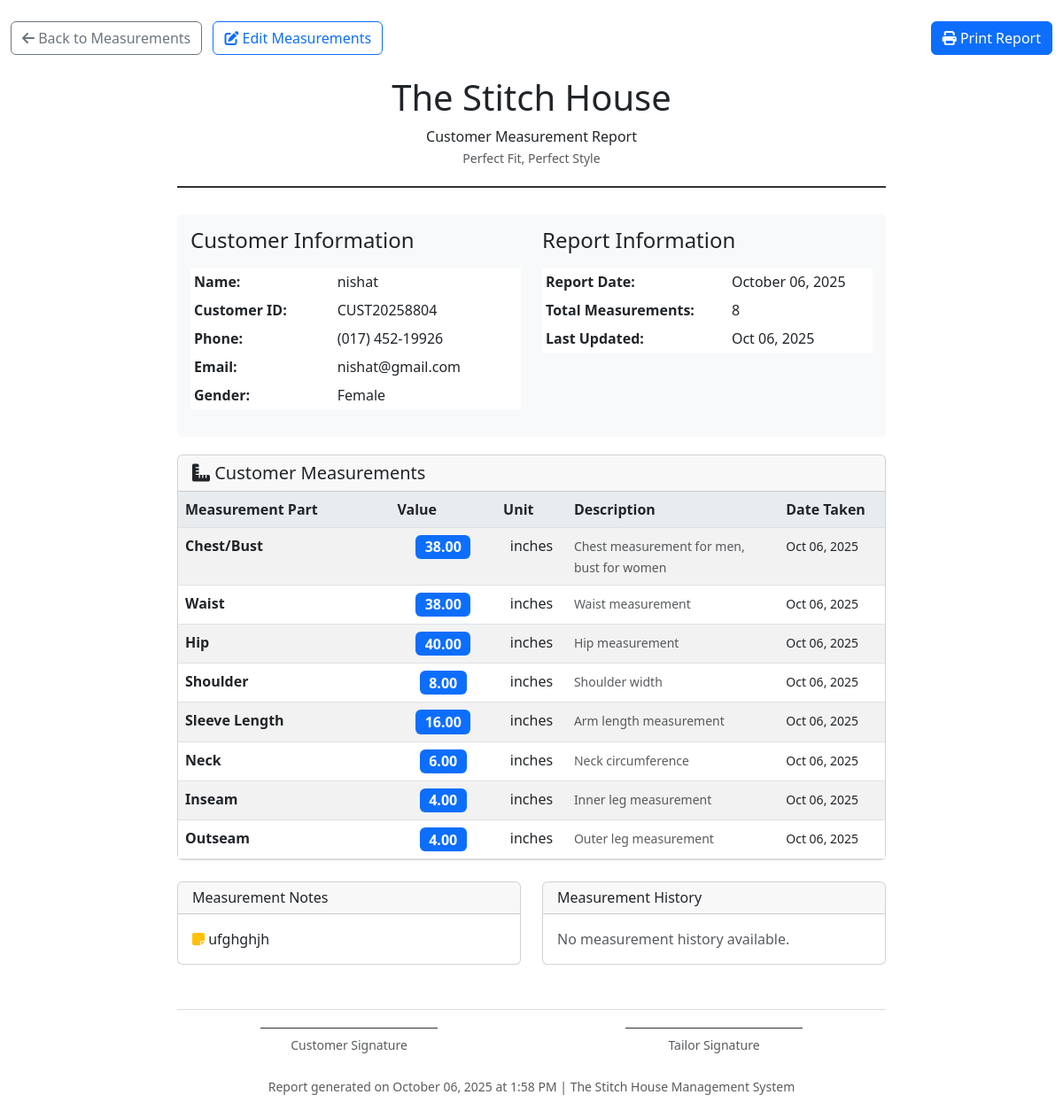
Screenshot of /admin/measurement-report.php?customer_id=3 (signed in) with the database file from the repository.
### tables this page shows
CREATE TABLE `customer` (
  `id` bigint(20) UNSIGNED NOT NULL,
  `user_id` bigint(20) UNSIGNED DEFAULT NULL,
  `fullname` varchar(255) NOT NULL,
  `address` text DEFAULT NULL,
  `phone` varchar(255) NOT NULL,
  `city` varchar(255) DEFAULT NULL,
  `email` varchar(255) DEFAULT NULL,
  `comment` text DEFAULT NULL,
  `gender` enum('Male','Female','Other') NOT NULL,
  `date_of_birth` date DEFAULT NULL,
  `emergency_contact` varchar(255) DEFAULT NULL,
  `customer_code` varchar(50) UNIQUE DEFAULT NULL,
  `status` enum('active','inactive') DEFAULT 'active',
  `created_at` timestamp NULL DEFAULT NULL,
  `updated_at` timestamp NULL DEFAULT NULL
);

CREATE TABLE `measurement` (
  `id` bigint(20) UNSIGNED NOT NULL,
  `customer_id` bigint(20) UNSIGNED NOT NULL,
  `measurement_part_id` bigint(20) UNSIGNED NOT NULL,
  `value` decimal(8,2) NOT NULL,
  `notes` text DEFAULT NULL,
  `measurement_date` date NOT NULL,
  `taken_by` bigint(20) UNSIGNED DEFAULT NULL,
  `created_at` timestamp NULL DEFAULT NULL,
  `updated_at` timestamp NULL DEFAULT NULL
);

CREATE TABLE `measurement_part` (
  `id` bigint(20) UNSIGNED NOT NULL,
  `name` varchar(255) NOT NULL,
  `description` text DEFAULT NULL,
  `gender` enum('Male','Female','Both') DEFAULT 'Both',
  `unit` varchar(20) DEFAULT 'inches',
  `image` varchar(255) DEFAULT NULL,
  `sort_order` int(11) DEFAULT 0,
  `status` enum('active','inactive') DEFAULT 'active',
  `deleted_at` timestamp NULL DEFAULT NULL,
  `created_at` timestamp NULL DEFAULT NULL,
  `updated_at` timestamp NULL DEFAULT NULL
);

### admin/includes/config.php (called while the page is built, shortened)
<?php
function formatDate($date, $format = 'M d, Y') {
    return date($format, strtotime($date));
}
?>

### admin/measurement-report.php (the view, shortened to what this page needs)
<?php
require_once 'includes/config.php';
$customer_id = isset($_GET['customer_id']) ? (int)$_GET['customer_id'] : 0;
try {
    $stmt = $mysqli->prepare("SELECT * FROM customer WHERE id = ? AND status = 'active'");
    $stmt->bind_param("i", $customer_id);
    $stmt->execute();
    $result = $stmt->get_result();
    $customer = $result->fetch_assoc();
} catch(Exception $e) {
    showError("Error fetching customer: " . $e->getMessage());
    header("Location: measurements.php");
    exit();
}
try {
    $stmt = $mysqli->prepare("
        SELECT m.*, mp.name as part_name, mp.unit, mp.description, u.name as taken_by_name
        FROM measurement m
        JOIN measurement_part mp ON m.measurement_part_id = mp.id
        LEFT JOIN users u ON m.taken_by = u.id
        WHERE m.customer_id = ?
        ORDER BY mp.sort_order, mp.name
    ");
    $stmt->bind_param("i", $customer_id);
    $stmt->execute();
    $result = $stmt->get_result();
    $measurements = [];
    while ($row = $result->fetch_assoc()) {
        $measurements[] = $row;
    }
} catch(Exception $e) {
    $measurements = [];
}
?>
<!DOCTYPE html>
<html lang="en">
<head>
    <link href="https://cdn.jsdelivr.net/npm/bootstrap@5.3.0/dist/css/bootstrap.min.css" rel="stylesheet">
    <link href="https://cdnjs.cloudflare.com/ajax/libs/font-awesome/6.4.0/css/all.min.css" rel="stylesheet">
</head>
<body>
    <div class="container-fluid py-4">
        <div class="no-print mb-4">
            <div class="d-flex justify-content-between align-items-center">
                <div>
                    <a href="measurements.php" class="btn btn-outline-secondary">
                        <i class="fas fa-arrow-left"></i> Back to Measurements
                    </a>
                    <a href="customer-measurements.php?customer_id=<?= $customer_id ?>" class="btn btn-outline-primary ms-2">
                        <i class="fas fa-edit"></i> Edit Measurements
                    </a>
                </div>
                <button onclick="window.print()" class="btn btn-primary">
                    <i class="fas fa-print"></i> Print Report
                </button>
            </div>
        </div>
        <div class="measurement-report">
            <div class="company-header">
                <h1>The Stitch House</h1>
                <p class="mb-0">Customer Measurement Report</p>
                <small class="text-muted">Perfect Fit, Perfect Style</small>
            </div>
            <div class="customer-info">
                <div class="row">
                    <div class="col-md-6">
                        <h4 class="mb-3">Customer Information</h4>
                        <table class="table table-sm table-borderless">
                            <tr>
                                <td><strong>Name:</strong></td>
                                <td><?= htmlspecialchars($customer['fullname']) ?></td>
                            </tr>
                            <tr>
                                <td><strong>Customer ID:</strong></td>
                                <td><?= htmlspecialchars($customer['customer_code'] ?? $customer['id']) ?></td>
                            </tr>
                            <tr>
                                <td><strong>Phone:</strong></td>
                                <td><?= htmlspecialchars($customer['phone']) ?></td>
                            </tr>
                            <?php if ($customer['email']): ?>
                            <tr>
                                <td><strong>Email:</strong></td>
                                <td><?= htmlspecialchars($customer['email']) ?></td>
                            </tr>
                            <?php endif; ?>
                            <tr>
                                <td><strong>Gender:</strong></td>
                                <td><?= $customer['gender'] ?></td>
                            </tr>
                        </table>
                    </div>
                    <div class="col-md-6">
                        <h4 class="mb-3">Report Information</h4>
                        <table class="table table-sm table-borderless">
                            <tr>
                                <td><strong>Report Date:</strong></td>
                                <td><?= date('F d, Y') ?></td>
                            </tr>
                            <tr>
                                <td><strong>Total Measurements:</strong></td>
                                <td><?= count($measurements) ?></td>
                            </tr>
                            <?php if (!empty($measurements)): ?>
                            <tr>
                                <td><strong>Last Updated:</strong></td>
                                <td><?= formatDate($measurements[0]['measurement_date']) ?></td>
                            </tr>
                            <?php endif; ?>
                        </table>
                    </div>
                </div>
            </div>
            <?php if (empty($measurements)): ?>
                <div class="alert alert-warning text-center">
                    <i class="fas fa-exclamation-triangle fa-2x mb-3"></i>
                    <h5>No Measurements Available</h5>
                    <p>This customer does not have any measurements recorded yet.</p>
                </div>
            <?php else: ?>
                <div class="card">
                    <div class="card-header">
                        <h5 class="mb-0">
                            <i class="fas fa-ruler-combined"></i> Customer Measurements
                        </h5>
                    </div>
                    <div class="card-body p-0">
                        <table class="table table-striped measurement-table mb-0">
                            <thead>
                                <tr>
                                    <th style="width: 30%;">Measurement Part</th>
                                    <th style="width: 15%;">Value</th>
                                    <th style="width: 10%;">Unit</th>
                                    <th style="width: 30%;">Description</th>
                                    <th style="width: 15%;">Date Taken</th>
                                </tr>
                            </thead>
                            <tbody>
                                <?php foreach ($measurements as $measurement): ?>
                                    <tr>
                                        <td><strong><?= htmlspecialchars($measurement['part_name']) ?></strong></td>
                                        <td class="text-center">
                                            <span class="badge bg-primary fs-6"><?= $measurement['value'] ?></span>
                                        </td>
                                        <td class="text-center"><?= $measurement['unit'] ?></td>
                                        <td>
                                            <small class="text-muted"><?= htmlspecialchars($measurement['description']) ?></small>
                                        </td>
                                        <td>
                                            <small><?= formatDate($measurement['measurement_date']) ?></small>
                                        </td>
                                    </tr>
                                <?php endforeach; ?>
                            </tbody>
                        </table>
                    </div>
                </div>
                <div class="row mt-4">
                    <div class="col-md-6">
                        <div class="card">
                            <div class="card-header">
                                <h6 class="mb-0">Measurement Notes</h6>
                            </div>
                            <div class="card-body">
                                <?php
                                $notes = array_filter(array_column($measurements, 'notes'));
                                if (!empty($notes)):
                                ?>
                                    <ul class="list-unstyled mb-0">
                                        <?php foreach (array_unique($notes) as $note): ?>
                                            <li><i class="fas fa-sticky-note text-warning"></i> <?= htmlspecialchars($note) ?></li>
                                        <?php endforeach; ?>
                                    </ul>
                                <?php else: ?>
                                    <p class="text-muted mb-0">No special notes recorded.</p>
                                <?php endif; ?>
                            </div>
                        </div>
                    </div>
                    <div class="col-md-6">
                        <div class="card">
                            <div class="card-header">
                                <h6 class="mb-0">Measurement History</h6>
                            </div>
                            <div class="card-body">
                                <?php
                                $taken_by = array_filter(array_unique(array_column($measurements, 'taken_by_name')));
                                if (!empty($taken_by)):
                                ?>
                                    <p><strong>Measured by:</strong></p>
                                    <ul class="list-unstyled mb-0">
                                        <?php foreach ($taken_by as $person): ?>
                                            <li><i class="fas fa-user text-primary"></i> <?= htmlspecialchars($person) ?></li>
                                        <?php endforeach; ?>
                                    </ul>
                                <?php else: ?>
                                    <p class="text-muted mb-0">No measurement history available.</p>
                                <?php endif; ?>
                            </div>
                        </div>
                    </div>
                </div>
            <?php endif; ?>
            <div class="signature-section">
                <div class="row">
                    <div class="col-md-6">
                        <div class="text-center">
                            <div style="border-top: 1px solid #333; width: 200px; margin: 0 auto;"></div>
                            <small class="text-muted mt-2 d-block">Customer Signature</small>
                        </div>
                    </div>
                    <div class="col-md-6">
                        <div class="text-center">
                            <div style="border-top: 1px solid #333; width: 200px; margin: 0 auto;"></div>
                            <small class="text-muted mt-2 d-block">Tailor Signature</small>
                        </div>
                    </div>
                </div>
                <div class="text-center mt-4">
                    <small class="text-muted">
                        Report generated on <?= date('F d, Y \a\t g:i A') ?> | The Stitch House Management System
                    </small>
                </div>
            </div>
        </div>
    </div>
</body>
</html>

### admin/measurement-report.php (style rules this page uses)
.measurement-report { max-width: 800px; margin: 0 auto; }
.company-header { text-align: center; border-bottom: 2px solid #333; padding-bottom: 20px; margin-bottom: 30px; }
.customer-info { background: #f8f9fa; padding: 15px; border-radius: 5px; margin-bottom: 20px; }
.measurement-table th { background: #e9ecef; font-weight: 600; }
.signature-section { margin-top: 50px; border-top: 1px solid #ddd; padding-top: 20px; }

### rows the page displays
customer: fullname "nishat", customer_code "CUST20258804", phone "(017) 452-19926", email "nishat@gmail.com", gender "Female"
measurement: measurement_date "Oct 06, 2025", measurement_part.name "Chest/Bust", value "38.00", measurement_part.unit "inches", measurement_part.description "Chest measurement for men, bust for women"
measurement: measurement_part.name "Waist", value "38.00", measurement_part.unit "inches", measurement_part.description "Waist measurement", measurement_date "Oct 06, 2025"
measurement: measurement_part.name "Hip", value "40.00", measurement_part.unit "inches", measurement_part.description "Hip measurement", measurement_date "Oct 06, 2025"
measurement: measurement_part.name "Shoulder", value "8.00", measurement_part.unit "inches", measurement_part.description "Shoulder width", measurement_date "Oct 06, 2025"
measurement: measurement_part.name "Sleeve Length", value "16.00", measurement_part.unit "inches", measurement_part.description "Arm length measurement", measurement_date "Oct 06, 2025"
measurement: measurement_part.name "Neck", value "6.00", measurement_part.unit "inches", measurement_part.description "Neck circumference", measurement_date "Oct 06, 2025"
measurement: measurement_part.name "Inseam", value "4.00", measurement_part.unit "inches", measurement_part.description "Inner leg measurement", measurement_date "Oct 06, 2025"
measurement: measurement_part.name "Outseam", value "4.00", measurement_part.unit "inches", measurement_part.description "Outer leg measurement", measurement_date "Oct 06, 2025"

### other values shown
count($measurements) "8"
$note "ufghghjh"
